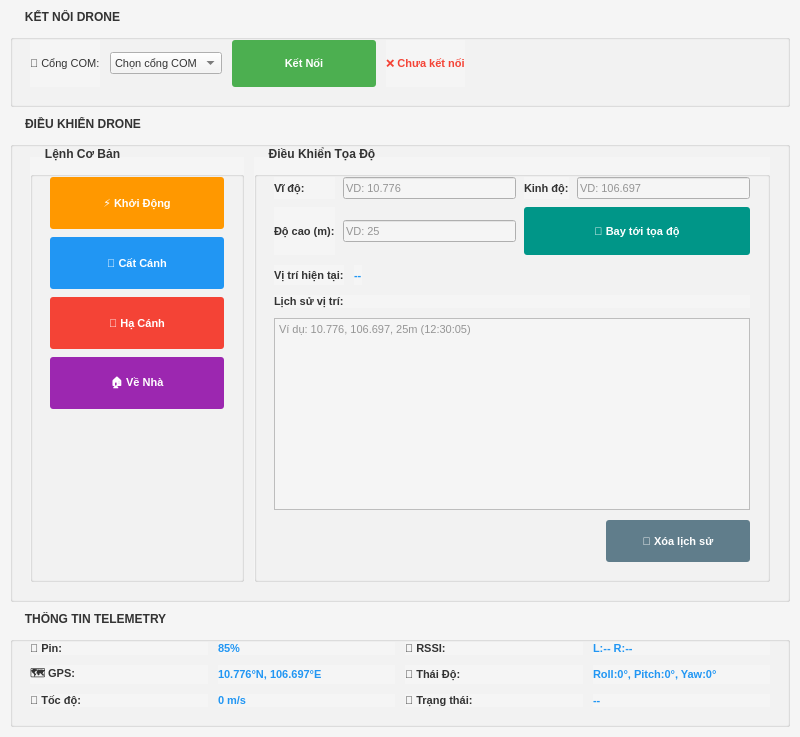
<?xml version="1.0" encoding="UTF-8"?>
<ui version="4.0">
 <class>DroneControlWidget</class>
 <widget class="QWidget" name="DroneControlWidget">
  <property name="minimumSize">
   <size>
    <width>800</width>
    <height>600</height>
   </size>
  </property>
  <property name="windowTitle">
   <string>Trạm Điều Khiển Drone</string>
  </property>
  <property name="styleSheet">
   <string notr="true">
QWidget {
    background-color: #f5f5f5;
    font-family: "Roboto", "Arial";
    font-size: 11px;
    color: #333333;
}
QGroupBox {
    font-weight: bold;
    font-size: 12px;
    margin-top: 10px;
    padding: 10px;
}
QGroupBox::title {
    subcontrol-origin: margin;
    left: 10px;
    padding: 0 3px 0 3px;
}
QPushButton {
    color: white;
    font-weight: bold;
    border-radius: 3px;
    padding: 6px 12px;
}
QPushButton#btnConnect {
    background-color: #4CAF50;
    min-width: 120px;
    min-height: 35px;
}
QPushButton#btnConnect:hover { background-color: #45a049; }
QPushButton#btnConnect:pressed { background-color: #3d8b40; }
QPushButton#btnArm { background-color: #FF9800; min-width: 150px; min-height: 40px; }
QPushButton#btnArm:hover { background-color: #FB8C00; }
QPushButton#btnArm:pressed { background-color: #F57C00; }
QPushButton#btnTakeoff { background-color: #2196F3; min-width: 150px; min-height: 40px; }
QPushButton#btnTakeoff:hover { background-color: #1976D2; }
QPushButton#btnTakeoff:pressed { background-color: #1565C0; }
QPushButton#btnLand { background-color: #F44336; min-width: 150px; min-height: 40px; }
QPushButton#btnLand:hover { background-color: #DA190B; }
QPushButton#btnLand:pressed { background-color: #B71C1C; }
QPushButton#btnRTH { background-color: #9C27B0; min-width: 150px; min-height: 40px; }
QPushButton#btnRTH:hover { background-color: #7B1FA2; }
QPushButton#btnRTH:pressed { background-color: #6A1B9A; }
QPushButton#btnGoToTarget { background-color: #009688; min-width: 160px; min-height: 36px; }
QPushButton#btnGoToTarget:hover { background-color: #00897B; }
QPushButton#btnGoToTarget:pressed { background-color: #00796B; }
QPushButton#btnClearHistory { background-color: #607D8B; min-width: 120px; min-height: 30px; }
QPushButton#btnClearHistory:hover { background-color: #546E7A; }
QPushButton#btnClearHistory:pressed { background-color: #455A64; }
QPushButton:disabled { opacity: 0.5; }
QSlider::groove:horizontal {
    height: 8px;
    border: 1px solid #999999;
    border-radius: 4px;
}
QSlider::handle:horizontal {
    width: 16px;
    margin: -6px 0;
    border-radius: 8px;
    background: #FF9800;
}
QSlider#sliderThrottle::handle:horizontal { background: #4CAF50; }
QSlider::handle:horizontal:hover { width: 18px; height: 18px; }
QLabel.value {
    font-weight: bold;
    color: #2196F3;
}
QLabel.status-disconnected { color: #F44336; font-weight: bold; }
QLabel.status-connected { color: #4CAF50; font-weight: bold; }
QLabel.status-warning { color: #FF9800; font-weight: bold; }
   </string>
  </property>
  <layout class="QVBoxLayout" name="mainLayout">
   <property name="spacing">
    <number>10</number>
   </property>
   <property name="leftMargin">
    <number>10</number>
   </property>
   <property name="topMargin">
    <number>10</number>
   </property>
   <property name="rightMargin">
    <number>10</number>
   </property>
   <property name="bottomMargin">
    <number>10</number>
   </property>
   <item>
    <widget class="QGroupBox" name="groupConnection">
     <property name="title">
      <string>KẾT NỐI DRONE</string>
     </property>
     <layout class="QHBoxLayout" name="layoutConnection">
      <property name="spacing">
       <number>10</number>
      </property>
      <item>
       <widget class="QLabel" name="labelCom">
        <property name="text">
         <string>📍 Cổng COM:</string>
        </property>
       </widget>
      </item>
      <item>
       <widget class="QComboBox" name="comboCom">
        <property name="editable">
         <bool>false</bool>
        </property>
        <property name="minimumWidth">
         <number>160</number>
        </property>
        <item>
         <property name="text">
          <string>Chọn cổng COM</string>
         </property>
        </item>
        <item>
         <property name="text">
          <string>COM1</string>
         </property>
        </item>
        <item>
         <property name="text">
          <string>COM2</string>
         </property>
        </item>
        <item>
         <property name="text">
          <string>COM3</string>
         </property>
        </item>
        <item>
         <property name="text">
          <string>COM4</string>
         </property>
        </item>
       </widget>
      </item>
      <item>
       <widget class="QPushButton" name="btnConnect">
        <property name="text">
         <string>Kết Nối</string>
        </property>
       </widget>
      </item>
      <item>
       <widget class="QLabel" name="labelStatus">
        <property name="text">
         <string>❌ Chưa kết nối</string>
        </property>
        <property name="property">
         <string notr="true">status-disconnected</string>
        </property>
        <property name="styleSheet">
         <string notr="true">QLabel{ color: #F44336; font-weight: bold; }</string>
        </property>
       </widget>
      </item>
      <item>
       <spacer name="horizontalSpacer1">
        <property name="orientation">
         <enum>Qt::Horizontal</enum>
        </property>
        <property name="sizeHint" stdset="0">
         <size>
          <width>40</width>
          <height>20</height>
         </size>
        </property>
       </spacer>
      </item>
     </layout>
    </widget>
   </item>
   <item>
    <widget class="QGroupBox" name="groupControl">
     <property name="title">
      <string>ĐIỀU KHIỂN DRONE</string>
     </property>
     <layout class="QHBoxLayout" name="layoutControl">
      <property name="spacing">
       <number>10</number>
      </property>
      <item>
       <widget class="QGroupBox" name="groupBasic">
        <property name="title">
         <string>Lệnh Cơ Bản</string>
        </property>
        <property name="minimumWidth">
         <number>150</number>
        </property>
        <layout class="QVBoxLayout" name="layoutBasic">
         <property name="spacing">
          <number>8</number>
         </property>
         <item>
          <widget class="QPushButton" name="btnArm">
           <property name="text">
            <string>⚡ Khởi Động</string>
           </property>
           <property name="enabled">
            <bool>false</bool>
           </property>
          </widget>
         </item>
         <item>
          <widget class="QPushButton" name="btnTakeoff">
           <property name="text">
            <string>🛫 Cất Cánh</string>
           </property>
           <property name="enabled">
            <bool>false</bool>
           </property>
          </widget>
         </item>
         <item>
          <widget class="QPushButton" name="btnLand">
           <property name="text">
            <string>🛬 Hạ Cánh</string>
           </property>
           <property name="enabled">
            <bool>false</bool>
           </property>
          </widget>
         </item>
         <item>
          <widget class="QPushButton" name="btnRTH">
           <property name="text">
            <string>🏠 Về Nhà</string>
           </property>
           <property name="enabled">
            <bool>false</bool>
           </property>
          </widget>
         </item>
         <item>
          <spacer name="verticalSpacerBasic">
           <property name="orientation">
            <enum>Qt::Vertical</enum>
           </property>
           <property name="sizeHint" stdset="0">
            <size>
             <width>20</width>
             <height>40</height>
            </size>
           </property>
          </spacer>
         </item>
        </layout>
       </widget>
      </item>
     <item>
      <widget class="QGroupBox" name="groupAutoTarget">
       <property name="title">
        <string>Điều Khiển Tọa Độ</string>
       </property>
       <layout class="QVBoxLayout" name="layoutAutoTarget">
        <property name="spacing">
         <number>10</number>
        </property>
        <item>
         <layout class="QGridLayout" name="layoutTargetInput">
          <property name="horizontalSpacing">
           <number>8</number>
          </property>
          <property name="verticalSpacing">
           <number>8</number>
          </property>
          <item row="0" column="0">
           <widget class="QLabel" name="labelTargetLat">
            <property name="text">
             <string>Vĩ độ:</string>
            </property>
            <property name="font">
             <font>
              <bold>true</bold>
             </font>
            </property>
           </widget>
          </item>
          <item row="0" column="1">
           <widget class="QLineEdit" name="inputTargetLat">
            <property name="placeholderText">
             <string>VD: 10.776</string>
            </property>
            <property name="inputMethodHints">
             <set>Qt::ImhFormattedNumbersOnly</set>
            </property>
           </widget>
          </item>
          <item row="0" column="2">
           <widget class="QLabel" name="labelTargetLon">
            <property name="text">
             <string>Kinh độ:</string>
            </property>
            <property name="font">
             <font>
              <bold>true</bold>
             </font>
            </property>
           </widget>
          </item>
          <item row="0" column="3">
           <widget class="QLineEdit" name="inputTargetLon">
            <property name="placeholderText">
             <string>VD: 106.697</string>
            </property>
            <property name="inputMethodHints">
             <set>Qt::ImhFormattedNumbersOnly</set>
            </property>
           </widget>
          </item>
          <item row="1" column="0">
           <widget class="QLabel" name="labelTargetAlt">
            <property name="text">
             <string>Độ cao (m):</string>
            </property>
            <property name="font">
             <font>
              <bold>true</bold>
             </font>
            </property>
           </widget>
          </item>
          <item row="1" column="1">
           <widget class="QLineEdit" name="inputTargetAlt">
            <property name="placeholderText">
             <string>VD: 25</string>
            </property>
            <property name="inputMethodHints">
             <set>Qt::ImhFormattedNumbersOnly</set>
            </property>
           </widget>
          </item>
          <item row="1" column="2" colspan="2">
           <widget class="QPushButton" name="btnGoToTarget">
            <property name="text">
             <string>📍 Bay tới tọa độ</string>
            </property>
            <property name="enabled">
             <bool>false</bool>
            </property>
           </widget>
          </item>
         </layout>
        </item>
        <item>
         <layout class="QHBoxLayout" name="layoutCurrentPosition">
          <item>
           <widget class="QLabel" name="labelCurrentPos">
            <property name="text">
             <string>Vị trí hiện tại:</string>
            </property>
            <property name="font">
             <font>
              <bold>true</bold>
             </font>
            </property>
           </widget>
          </item>
          <item>
           <widget class="QLabel" name="valueCurrentPos">
            <property name="text">
             <string>--</string>
            </property>
            <property name="property">
             <string notr="true">value</string>
            </property>
            <property name="styleSheet">
             <string notr="true">QLabel{ font-weight: bold; color: #2196F3; }</string>
            </property>
           </widget>
          </item>
          <item>
           <spacer name="horizontalSpacerCurrentPos">
            <property name="orientation">
             <enum>Qt::Horizontal</enum>
            </property>
            <property name="sizeHint" stdset="0">
             <size>
              <width>40</width>
              <height>20</height>
             </size>
            </property>
           </spacer>
          </item>
         </layout>
        </item>
        <item>
         <layout class="QVBoxLayout" name="layoutPositionHistory">
          <item>
           <widget class="QLabel" name="labelPositionHistory">
            <property name="text">
             <string>Lịch sử vị trí:</string>
            </property>
            <property name="font">
             <font>
              <bold>true</bold>
             </font>
            </property>
           </widget>
          </item>
          <item>
           <widget class="QTextEdit" name="textPositionHistory">
            <property name="readOnly">
             <bool>true</bool>
            </property>
            <property name="placeholderText">
             <string>Ví dụ: 10.776, 106.697, 25m (12:30:05)</string>
            </property>
            <property name="minimumHeight">
             <number>90</number>
            </property>
           </widget>
          </item>
          <item>
           <layout class="QHBoxLayout" name="layoutClearHistory">
            <item>
             <spacer name="horizontalSpacerClearHistory">
              <property name="orientation">
               <enum>Qt::Horizontal</enum>
              </property>
              <property name="sizeHint" stdset="0">
               <size>
                <width>40</width>
                <height>20</height>
               </size>
              </property>
             </spacer>
            </item>
            <item>
             <widget class="QPushButton" name="btnClearHistory">
              <property name="text">
               <string>🧹 Xóa lịch sử</string>
              </property>
             </widget>
            </item>
           </layout>
          </item>
         </layout>
        </item>
       </layout>
      </widget>
     </item>
</layout>
    </widget>
   </item>
   <item>
    <widget class="QGroupBox" name="groupTelemetry">
     <property name="title">
      <string>THÔNG TIN TELEMETRY</string>
     </property>
     <layout class="QGridLayout" name="layoutTelemetry">
     <property name="horizontalSpacing">
      <number>10</number>
     </property>
     <property name="verticalSpacing">
      <number>10</number>
     </property>
     <item row="0" column="0">
      <widget class="QLabel" name="labelBattery">
       <property name="text">
        <string>🔋 Pin:</string>
       </property>
       <property name="minimumWidth">
        <number>70</number>
       </property>
       <property name="font">
        <font>
         <bold>true</bold>
        </font>
       </property>
      </widget>
     </item>
     <item row="0" column="1">
      <widget class="QLabel" name="valueBattery">
       <property name="text">
        <string>85%</string>
       </property>
       <property name="property">
        <string notr="true">value</string>
       </property>
       <property name="styleSheet">
        <string notr="true">QLabel{ font-weight: bold; color: #2196F3; }</string>
       </property>
      </widget>
     </item>
     <item row="0" column="2">
       <widget class="QLabel" name="labelAltitude">
        <property name="text">
         <string>📡 RSSI:</string>
        </property>
       <property name="minimumWidth">
        <number>70</number>
       </property>
       <property name="font">
        <font>
         <bold>true</bold>
        </font>
       </property>
      </widget>
     </item>
     <item row="0" column="3">
       <widget class="QLabel" name="valueAltitude">
        <property name="text">
         <string>L:-- R:--</string>
        </property>
       <property name="property">
        <string notr="true">value</string>
       </property>
       <property name="styleSheet">
        <string notr="true">QLabel{ font-weight: bold; color: #2196F3; }</string>
       </property>
      </widget>
     </item>
     <item row="1" column="0">
      <widget class="QLabel" name="labelGps">
       <property name="text">
        <string>🗺️ GPS:</string>
       </property>
       <property name="minimumWidth">
        <number>70</number>
       </property>
       <property name="font">
        <font>
         <bold>true</bold>
        </font>
       </property>
      </widget>
     </item>
     <item row="1" column="1">
      <widget class="QLabel" name="valueGps">
       <property name="text">
        <string>10.776°N, 106.697°E</string>
       </property>
       <property name="property">
        <string notr="true">value</string>
       </property>
       <property name="styleSheet">
        <string notr="true">QLabel{ font-weight: bold; color: #2196F3; }</string>
       </property>
      </widget>
     </item>
     <item row="1" column="2">
      <widget class="QLabel" name="labelAttitude">
       <property name="text">
        <string>🧭 Thái Độ:</string>
       </property>
       <property name="minimumWidth">
        <number>70</number>
       </property>
       <property name="font">
        <font>
         <bold>true</bold>
        </font>
       </property>
      </widget>
     </item>
     <item row="1" column="3">
      <widget class="QLabel" name="valueAttitude">
       <property name="text">
        <string>Roll:0°, Pitch:0°, Yaw:0°</string>
       </property>
       <property name="property">
        <string notr="true">value</string>
       </property>
       <property name="styleSheet">
        <string notr="true">QLabel{ font-weight: bold; color: #2196F3; }</string>
       </property>
      </widget>
     </item>
     <item row="2" column="0">
      <widget class="QLabel" name="labelSpeed">
       <property name="text">
        <string>🚀 Tốc độ:</string>
       </property>
       <property name="minimumWidth">
        <number>70</number>
       </property>
       <property name="font">
        <font>
         <bold>true</bold>
        </font>
       </property>
      </widget>
     </item>
     <item row="2" column="1">
      <widget class="QLabel" name="valueSpeed">
       <property name="text">
        <string>0 m/s</string>
       </property>
       <property name="property">
        <string notr="true">value</string>
       </property>
       <property name="styleSheet">
        <string notr="true">QLabel{ font-weight: bold; color: #2196F3; }</string>
       </property>
      </widget>
     </item>
     <item row="2" column="2">
      <widget class="QLabel" name="labelFlightStatus">
       <property name="text">
        <string>📡 Trạng thái:</string>
       </property>
       <property name="minimumWidth">
        <number>70</number>
       </property>
       <property name="font">
        <font>
         <bold>true</bold>
        </font>
       </property>
      </widget>
     </item>
     <item row="2" column="3">
      <widget class="QLabel" name="valueFlightStatus">
       <property name="text">
        <string>--</string>
       </property>
       <property name="property">
        <string notr="true">value</string>
       </property>
       <property name="styleSheet">
        <string notr="true">QLabel{ font-weight: bold; color: #2196F3; }</string>
       </property>
      </widget>
     </item>
    </layout>
    </widget>
   </item>
  </layout>
 </widget>
 <resources/>
 <connections/>
</ui>
